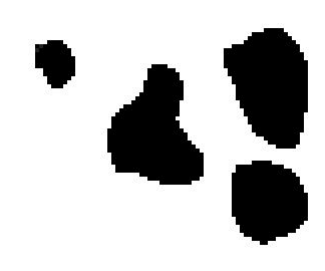
#> input picture Basic Region Growing/img.png, 325 x 271 px
$ python main.py
#> lines starting #> are read from the running program, lines starting #| are printed output that depends on the picture; after the words box and inside, x2 and y2 are one past the last pixel; in counts of white or black regions, pixels touching at a corner belong together
import numpy as np
import matplotlib.pyplot as plt
from PIL import Image


def region_growing(img, seed, threshold):
    # Create a binary mask of the image
    mask = np.zeros_like(img)
    # Set the seed point to be 1 in the mask
    mask[seed[0], seed[1]] = 1

    # Define 8-connectivity neighbors
    neighbors = [(i, j) for i in range(-1, 2) for j in range(-1, 2) if not (i == 0 and j == 0)]

    # Start growing the region
    while True:
        # Copy the current mask to a temporary variable
        temp_mask = np.copy(mask)
        # Loop through the mask and grow the region if a neighboring pixel meets the threshold
        for i in range(img.shape[0]):
            for j in range(img.shape[1]):
                if temp_mask[i, j] == 1:
                    for neighbor in neighbors:
                        ni = i + neighbor[0]
                        nj = j + neighbor[1]
                        # Make sure the neighbor is within the image bounds
                        if 0 <= ni < img.shape[0] and 0 <= nj < img.shape[1]:
                            # Check if the neighbor meets the threshold
                            if abs(img[i, j] - img[ni, nj]) <= threshold and mask[ni, nj] == 0:
                                mask[ni, nj] = 1
        # Check if the mask has changed, if not we have grown the entire region
        if np.array_equal(mask, temp_mask):
            break

    return mask


if __name__ == "__main__":
    # Load the image and convert to grayscale
    img = Image.open("img.png").convert('L')
    img = np.array(img)
    # Set the seed point and threshold
    seed = (150, 150)
    threshold = 10
    # Apply the region growing algorithm
    mask = region_growing(img, seed, threshold)
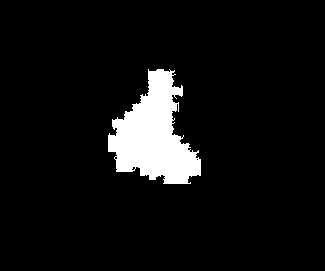
#> mask: shape (271, 325); values 0 (black) and 1 (white), 6.9% white; 1 white region, box (x1, y1, x2, y2) and area: (108, 69, 201, 184) 6084
    # Display the original image and the resulting mask
    fig, axs = plt.subplots(1, 2, figsize=(10, 5))
    axs[0].imshow(img, cmap='gray')
    axs[0].plot(seed[1], seed[0], 'ro')
    axs[0].set_title("Original Image")
    axs[1].imshow(mask, cmap='gray')
    axs[1].set_title("Resulting Mask")
    plt.savefig('result2.png')
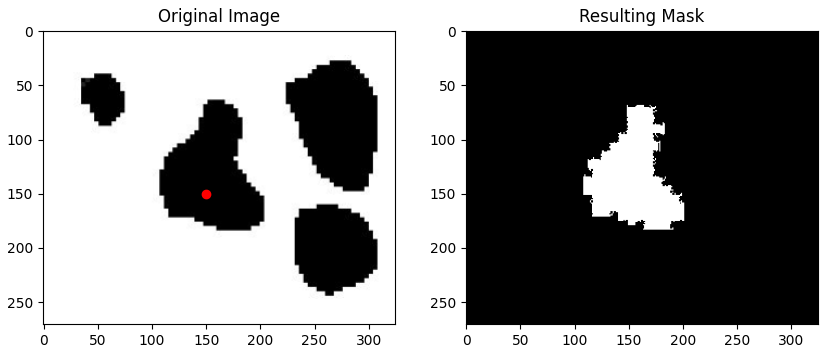
#> figure drawn by matplotlib, 2 panels

    plt.show()
